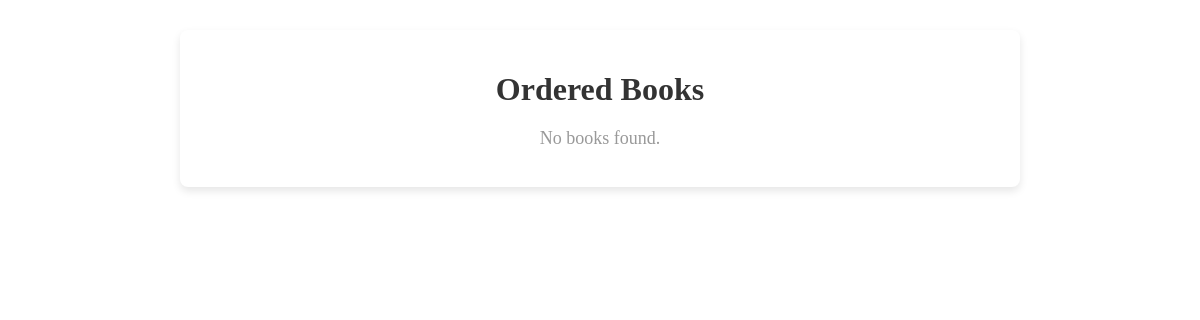
/filter_book_by_price/, run on an earlier commit of the app's database.
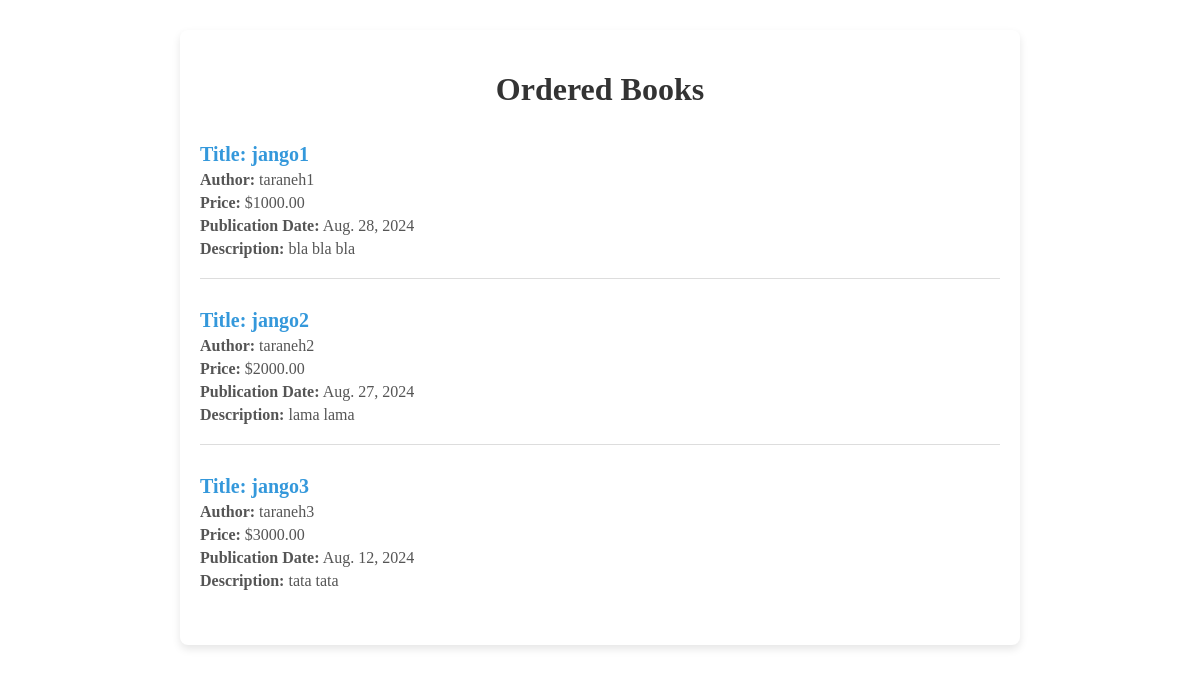
And on a later commit of the database.
### library/models.py (models this page shows, shortened)
class Book(models.Model):
    title = models.CharField(max_length=200)
    authors = models.ForeignKey(Author, related_name='books',on_delete=models.CASCADE)
    price = models.DecimalField(max_digits=6, decimal_places=2)
    publication_date = models.DateField()
    description = models.TextField()

class Author(models.Model):
    fullname = models.CharField(max_length=200)
    def __str__(self):
        return self.fullname

### library/views.py (the view)
# urls.py: path('filter_book_by_price/', views.filter_book_by_price, name='filter_book_by_price'),
def filter_book_by_price(request):
    ordered_book = Book.objects.order_by('price')
    return render(request, "ordered_book.html", context={'ordered_book': ordered_book})

### templates/ordered_book.html (shortened to what this page needs)
{% extends "base.html" %}
{% block content %}
<div class="container">
  <h1>Ordered Books</h1>
  {% if ordered_book %}
    {% for book in ordered_book %}
      <div class="book-item">
        <h3>Title: {{ book.title }}</h3>
        <p><span>Author:</span> {{ book.authors }}</p>
        <p><span>Price:</span> ${{ book.price }}</p>
        <p><span>Publication Date:</span> {{ book.publication_date }}</p>
        <p><span>Description:</span> {{ book.description }}</p>
      </div>
    {% endfor %}
  {% else %}
    <p class="no-books">No books found.</p>
  {% endif %}
</div>
{% endblock %}

### templates/base.html (shortened to what this page needs)
<!DOCTYPE html>
<html lang="en">
<head>
</head>
<body>
    {% block content %}
    {% endblock %}
</body>
</html>

### templates/ordered_book.html (style rules this page uses)
.container { max-width: 800px; margin: 30px auto; padding: 20px; background: #fff; border-radius: 8px; box-shadow: 0 4px 8px rgba(0, 0, 0, 0.1); }
h1 { text-align: center; color: #333; margin-bottom: 20px; }
.book-item { border-bottom: 1px solid #ddd; padding: 15px 0; margin-bottom: 15px; }
.book-item:last-child { border-bottom: none; }
.book-item h3 { margin: 0; color: #3498db; font-size: 20px; }
.book-item p { margin: 5px 0; color: #555; }
.book-item p span { font-weight: bold; }

What changed in the data, as far as the page shows it:
added Book: title "jango1", authors "taraneh1", price "1000.00", publication_date "Aug. 28, 2024", description "bla bla bla"
added Book: title "jango2", authors "taraneh2", price "2000.00", publication_date "Aug. 27, 2024", description "lama lama"
added Book: title "jango3", authors "taraneh3", price "3000.00", publication_date "Aug. 12, 2024", description "tata tata"
Also different on the page:
text no longer shown: "No books found."
